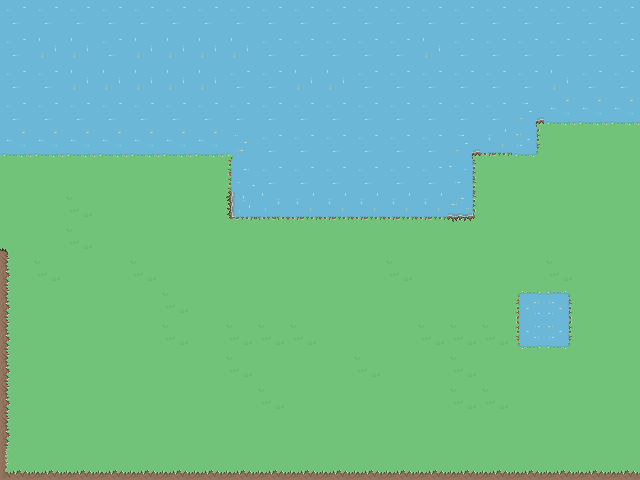

A 2D game scene composited from a Tiled map and its tileset images. What follows is a short description and the map's XML, with every tile layer's data as written:
An orthogonal 20x15 tile map with 32x32 px tiles, 2 tile layers (Grass, Water).

<map version="1.8" tiledversion="1.8.4" orientation="orthogonal" renderorder="right-down" width="20" height="15" tilewidth="32" tileheight="32" infinite="0" nextlayerid="3" nextobjectid="1">
 <tileset firstgid="1" source="TileSet_V2.tsx" />
 <layer id="1" name="Grass" width="20" height="15">
  <data encoding="csv">
49,49,49,49,49,49,49,49,49,49,49,49,49,49,49,49,49,49,49,49,
49,49,49,49,49,49,49,49,49,49,49,49,49,49,49,49,49,49,49,49,
49,49,49,49,49,49,49,49,49,49,49,49,49,49,49,49,49,49,49,49,
49,49,49,49,49,49,49,49,49,49,49,49,49,49,49,49,49,49,49,49,
49,49,49,49,49,49,49,49,49,49,49,49,49,49,49,49,49,49,49,49,
49,49,49,49,49,49,49,49,49,95,49,49,49,49,49,49,49,49,49,49,
49,49,52,49,49,49,49,49,49,49,49,49,49,49,49,49,49,49,49,49,
9,49,52,49,49,49,49,49,49,49,49,49,49,49,49,49,49,49,49,49,
17,52,49,49,52,49,49,49,49,49,49,49,52,49,49,49,49,52,49,49,
17,49,49,49,49,52,49,49,49,49,49,49,49,49,49,49,52,52,49,49,
17,49,49,49,49,52,49,52,52,52,49,49,49,52,52,52,52,49,49,49,
17,49,49,49,49,49,49,52,49,49,49,52,49,49,52,49,49,49,49,49,
17,49,49,49,49,49,49,49,52,49,49,49,49,49,52,52,49,49,49,49,
17,49,49,49,49,49,49,49,49,49,49,49,49,49,49,49,49,49,49,49,
1610612771,1610612753,1610612753,1610612753,1610612753,1610612753,1610612753,1610612753,1610612753,1610612753,1610612753,1610612753,1610612753,1610612753,1610612753,1610612753,1610612753,1610612753,1610612753,1610612753
</data>
 </layer>
 <layer id="2" name="Water" width="20" height="15" offsetx="2.84217e-14" offsety="-7.10543e-15">
  <data encoding="csv">
105,105,105,105,105,105,105,105,105,105,105,105,105,105,105,105,105,105,105,105,
105,1610612841,1610612841,105,1610612841,1610612841,1610612841,1610612841,105,105,105,105,105,1610612841,105,105,105,105,105,105,
105,105,1610612841,1610612841,1610612841,1610612841,1610612841,105,105,1610612841,1610612841,105,105,105,105,105,105,1610612841,105,105,
105,105,105,105,105,105,105,105,105,105,105,105,105,105,105,105,3221225530,85,85,85,
85,85,85,85,85,85,85,2147483709,105,105,105,105,105,105,3221225530,1610612809,95,0,0,0,
0,0,0,0,0,0,0,73,105,105,105,105,105,105,3221225545,0,0,0,0,0,
0,0,0,0,0,0,0,1610612827,3758096457,1610612809,1610612809,1610612809,1610612809,1610612809,3221225563,0,0,0,0,0,
0,0,0,0,0,0,0,0,0,0,0,0,0,0,0,0,0,0,0,0,
0,0,0,0,0,0,0,0,0,0,0,0,0,0,0,0,0,0,0,0,
0,0,0,0,0,0,0,0,0,0,0,0,0,0,0,0,3221225567,3221225569,0,0,
0,0,0,0,0,0,0,0,0,0,0,0,0,0,0,0,97,95,0,0,
0,0,0,0,0,0,0,0,0,0,0,0,0,0,0,0,0,0,0,0,
0,0,0,0,0,0,0,0,0,0,0,0,0,0,0,0,0,0,0,0,
0,0,0,0,0,0,0,0,0,0,0,0,0,0,0,0,0,0,0,0,
0,0,0,0,0,0,0,0,0,0,0,0,0,0,0,0,0,0,0,0
</data>
 </layer>
</map>
